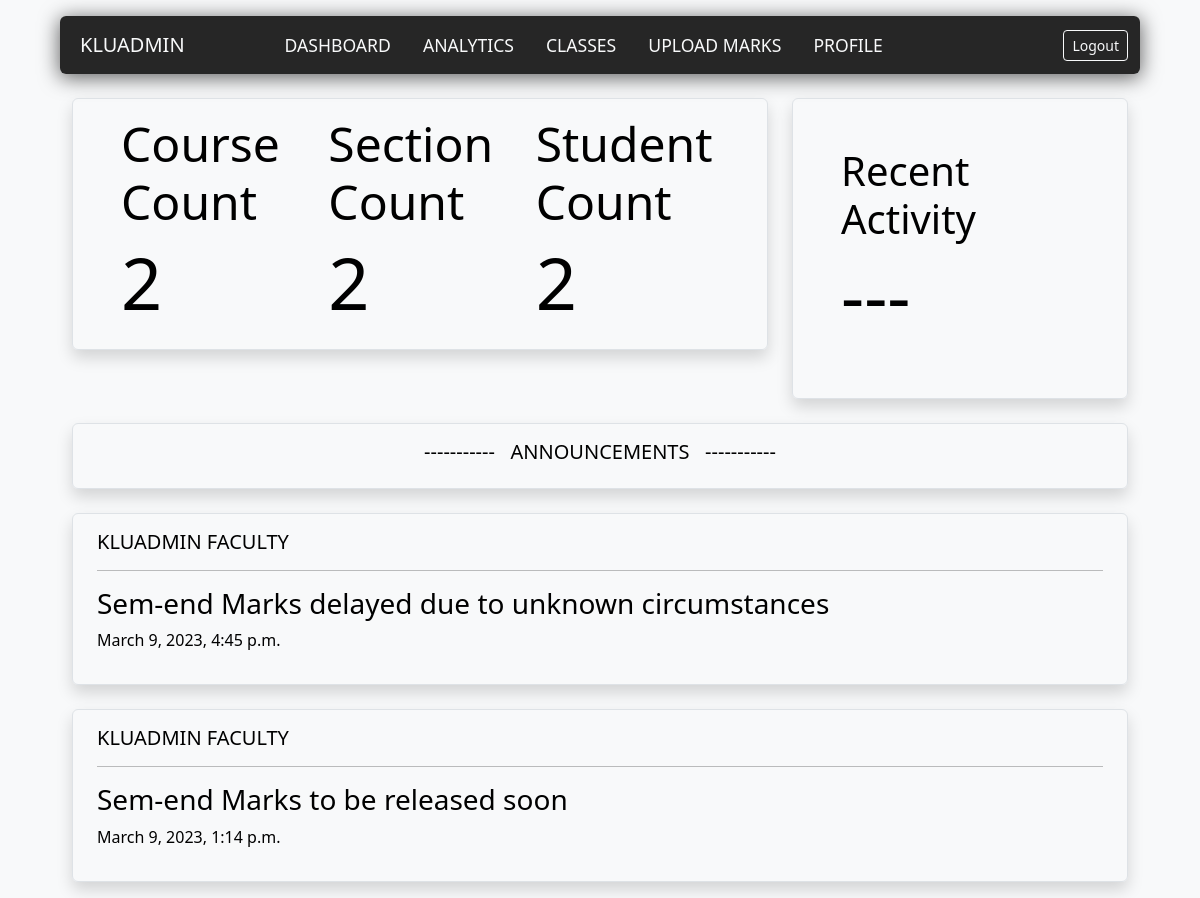
Before: /dashboard (signed in) with the older database file.
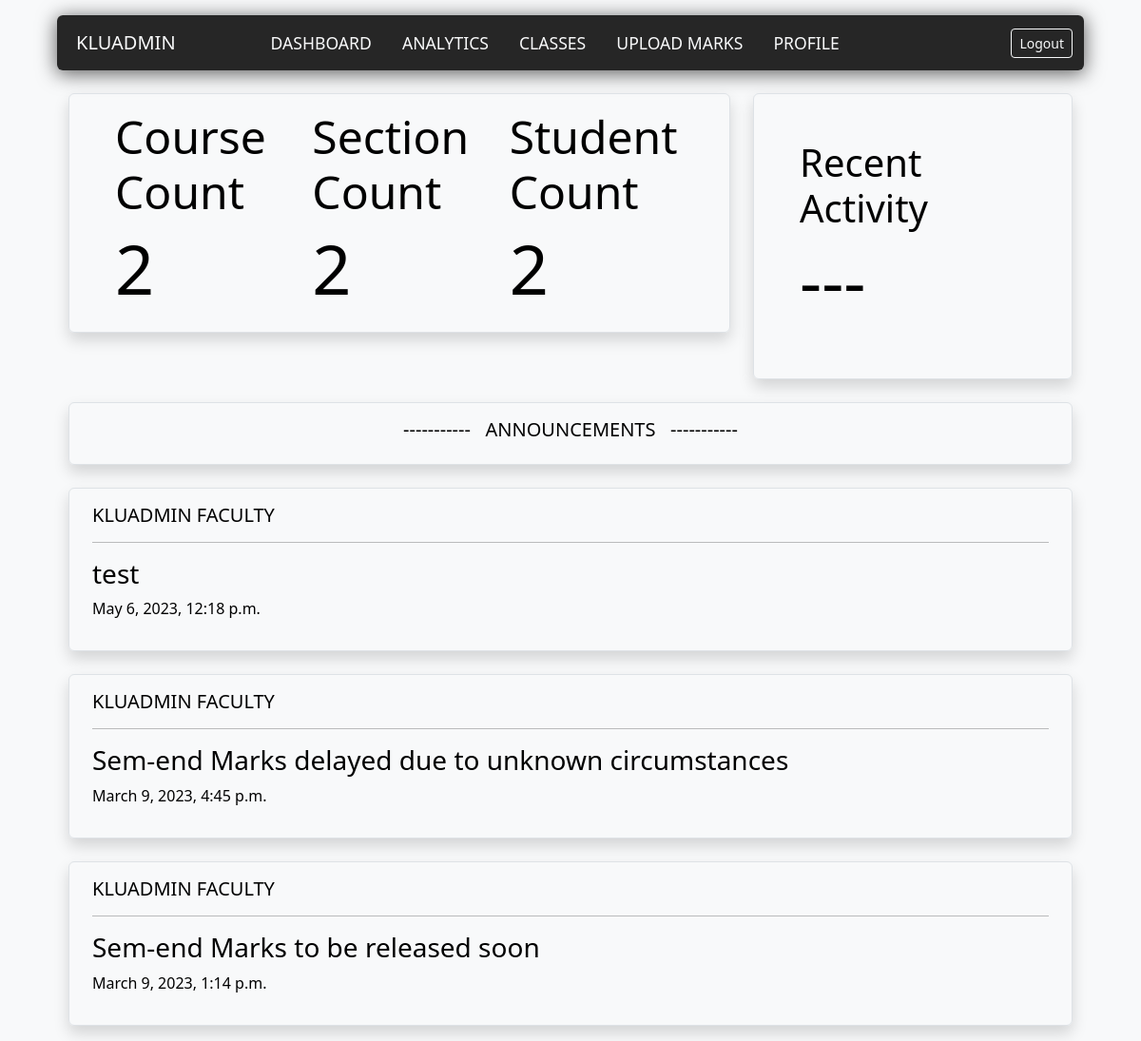
After: the same page with the newer database file.
### dashboard/models.py (models this page shows)
class Announcement (models.Model):
    admin_username = models.fields.CharField(max_length=50)
    note = models.fields.TextField(max_length=1000)
    time = models.DateTimeField(default=now)

### dashboard/views.py (the view)
# urls.py: path('dashboard',dashboardviews.dashboard,name="dash"),
def dashboard(request):
    if request.session.has_key('user'):
        if request.session['user'] == 'admin':
            return admin_dashboard(request)
        elif request.session['user'] == 'student':
            return student_dashboard(request)
        elif request.session['user'] == 'faculty':
            return faculty_dashboard(request)
    else:
        return redirect('/login')

### dashboard/templates/dashboard/faculty_dash.html (shortened to what this page needs)
{%extends "dash_base.html"%}
{%block content%}
<div class=" navbox container rounded mt-3">
<nav class="navbar navbar-expand-lg row">
  <div class="container-fluid">
    <a class="navbar-brand text-light col text-uppercase display-5 p-2" href="">{{uni_name}}</a>
    <div class="collapse navbar-collapse" id="navbarNavDropdown">
      <ul class="navbar-nav col">
        <li class="nav-item px-2">
          <a class="nav-link text-light text-uppercase"  href="/dashboard">Dashboard</a>
        </li>
        <li class="nav-item px-2">
          <a class="nav-link text-light text-uppercase" href="{% url 'faculty-analytics' %}">Analytics</a>
        </li>
        <li class="nav-item px-2">
          <a class="nav-link text-light text-uppercase" href="{% url 'faculty-classes' %}">Classes</a>
        </li>
        <li class="nav-item px-2">
          <a class="nav-link text-light text-uppercase" href="{% url 'faculty-uploadmarks' %}">Upload Marks</a>
        </li>
        <li class="nav-item px-2">
          <a class="nav-link text-light text-uppercase" href="{% url 'faculty-profile' %}">Profile</a>
        </li>
      </ul>
      <a class="btn btn-outline-light btn-sm " href="{%url 'logout'%}">
        Logout
      </a>
    </div>
  </div>
</nav>
</div>
<form action = "" method = "POST">
<div class="container mt-4">
  <div class="row ">
    <div class="col">
     <div class="px-5 py-3 border rounded shadow">
      <div class=" row ">
        <h1 class="col display-5">Course Count</h1>
        <h1 class="col display-5">Section Count</h1>
        <h1 class="col display-5">Student Count</h1>
      </div>
      <div class="row">
        <h1 class=" col display-2">{{courseCount}}</h1>
        <h1 class=" col display-2">{{sectionCount}}</h1>
        <h1 class=" col display-2">{{studentCount}}</h1>
      </div>
     </div>
    </div>
    <div class="col-4">
      <div class="p-5 border rounded shadow ">
        <div class="row">
        <h1 class="col display-6">Recent Activity</h1>
      </div>
      <div class="row mb-1">
        <h1 class=" col display-2">---</h1>
      </div>
      </div>
    </div>
  </div>
</div>
</form>
{% if announcementList %}
  <div class="container mt-4 mb-3">
    <div class="border rounded shadow px-4 py-3">
      <h5 class="text-center fw-light  text-uppercase">----------- &nbsp; Announcements &nbsp; -----------</h5>
    </div>
  </div>
  {%for announcement in announcementList%}
  <div class="container mt-4 mb-3">
    <div class="border rounded shadow px-4 py-3">
      <h5 class="text-left  text-uppercase"> {{uni_name}} Faculty</h5>
      <hr />
      <h3>{{announcement.note}}</h3>
      <p class="fw-light">{{announcement.time}}</p>
    </div>
  </div>
  {%endfor%}
{% else %}
  <div class="container mt-4 mb-3">
    <div class="border rounded shadow px-4 py-3">
      <h5 class="text-center fw-light  text-uppercase"> No Recent Announcements</h5>
    </div>
  </div>
{%endif%}
{%endblock%}

Changed rows visible on the page:
added Announcement: admin_username "KLUADMIN", note "test", time "May 6, 2023, 12:18 p.m."
